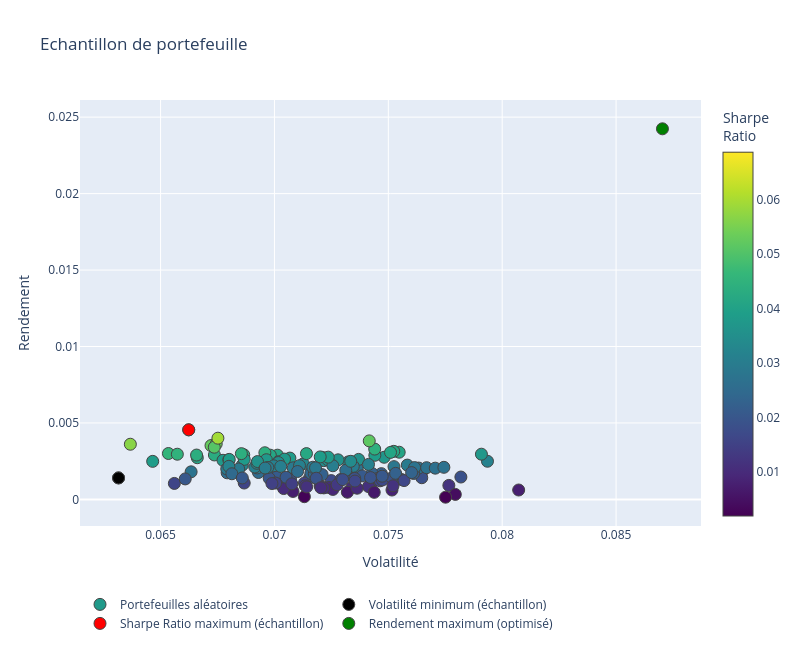

This figure's notebook cell:
### Code cell
## Visualiser le point de portefeuille avec risque minimum sur l'échantillon de portefeuille : Le point orange
Portefeuilles = go.Scatter(name = "Portefeuilles aléatoires", x = risq, y = R_esp, mode = "markers", marker = dict(size = 12,
        color = SR, colorscale = "Viridis", showscale = True, line_width = 1, colorbar = dict(title = "Sharpe<br>Ratio")
        ),text = "portefeuille")
Minimum_Volatilite = go.Scatter(name = "Volatilité minimum (échantillon)", x = [risq[minIndex]], y = [R_esp[minIndex]], mode = "markers",
                                marker = dict(color = "black", size = 12, line_width = 1), text = "Risque minimum" )

Maximum_SharpeRatio = go.Scatter(name = "Sharpe Ratio maximum (échantillon)", x = [risq[maxIndex]], y = [R_esp[maxIndex]], mode = "markers",
                                marker = dict(color = "red", size = 12, line_width = 1), text = "Maximal Sharpe Ratio" )

MaxRen_Portefeuille = go.Scatter(name = "Rendement maximum (optimisé)", x = [MaxRenRisk], y = [MaxRenRend], mode = "markers",
                                marker = dict(color = "green", size = 12, line_width = 1), text = "Le Portefeuille avec rendement maximum" )
                                
data = [Portefeuilles, Minimum_Volatilite, Maximum_SharpeRatio, MaxRen_Portefeuille]

layout = go.Layout(title = "Echantillon de portefeuille", yaxis = dict(title = "Rendement"), xaxis = dict(title = "Volatilité"),
                    width = 800, height = 650, showlegend = True, legend = dict(orientation = "h", x = 0, y = -0.15))
fig = go.Figure(data = data, layout = layout)

fig.show()

### Figure 1 — Plotly figure (JSON) as saved in the notebook; plotly's stock layout.template omitted (floating-point values rounded to 4 significant figures; data arrays with more than 128 entries replaced by an {"elided": "..."} marker saying what was removed)
{"data": [{"marker": {"color": {"elided": "150 float values"}, "colorbar": {"title": {"text": "Sharpe<br>Ratio"}}, "colorscale": [[0, "#440154"], [0.1111, "#482878"], [0.2222, "#3e4989"], [0.3333, "#31688e"], [0.4444, "#26828e"], [0.5556, "#1f9e89"], [0.6667, "#35b779"], [0.7778, "#6ece58"], [0.8889, "#b5de2b"], [1, "#fde725"]], "line": {"width": 1}, "showscale": true, "size": 12}, "mode": "markers", "name": "Portefeuilles aléatoires", "text": "portefeuille", "type": "scatter", "x": {"elided": "150 float values"}, "y": {"elided": "150 float values"}}, {"marker": {"color": "black", "line": {"width": 1}, "size": 12}, "mode": "markers", "name": "Volatilité minimum (échantillon)", "text": "Risque minimum", "type": "scatter", "x": [0.06316], "y": [0.001406]}, {"marker": {"color": "red", "line": {"width": 1}, "size": 12}, "mode": "markers", "name": "Sharpe Ratio maximum (échantillon)", "text": "Maximal Sharpe Ratio", "type": "scatter", "x": [0.06624], "y": [0.004551]}, {"marker": {"color": "green", "line": {"width": 1}, "size": 12}, "mode": "markers", "name": "Rendement maximum (optimisé)", "text": "Le Portefeuille avec rendement maximum", "type": "scatter", "x": [0.08704], "y": [0.02424]}], "layout": {"height": 650, "legend": {"orientation": "h", "x": 0, "y": -0.15}, "showlegend": true, "title": {"text": "Echantillon de portefeuille"}, "width": 800, "xaxis": {"title": {"text": "Volatilité"}}, "yaxis": {"title": {"text": "Rendement"}}}}
